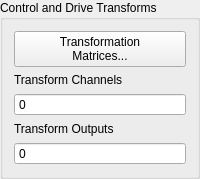
        <widget class="QGroupBox" name="transformation_matrices_groupbox">
         <property name="title">
          <string>Control and Drive Transforms</string>
         </property>
         <layout class="QVBoxLayout" name="verticalLayout_6">
          <item>
           <widget class="QPushButton" name="transformation_matrices_button">
            <property name="toolTip">
             <string>&lt;html&gt;&lt;head/&gt;&lt;body&gt;&lt;p&gt;&lt;span style=&quot; font-weight:600;&quot;&gt;Transformation Matrices...&lt;/span&gt;&lt;/p&gt;&lt;p&gt;Open the transformation matrix dialog to allow specification of transformations to virtual control or virtual excitation channels.&lt;/p&gt;&lt;/body&gt;&lt;/html&gt;</string>
            </property>
            <property name="text">
             <string>Transformation
Matrices...</string>
            </property>
           </widget>
          </item>
          <item>
           <layout class="QVBoxLayout" name="transform_channels_layout">
            <item>
             <widget class="QLabel" name="transform_channels_label">
              <property name="text">
               <string>Transform Channels</string>
              </property>
             </widget>
            </item>
            <item>
             <widget class="QSpinBox" name="transform_channels_display">
              <property name="enabled">
               <bool>true</bool>
              </property>
              <property name="toolTip">
               <string>&lt;html&gt;&lt;head/&gt;&lt;body&gt;&lt;p&gt;&lt;span style=&quot; font-weight:600;&quot;&gt;Transform Controls&lt;/span&gt;&lt;/p&gt;&lt;p&gt;A display showing the number of virtual control channels in the environment due to transformation matrices applied to the physical control channels.&lt;/p&gt;&lt;/body&gt;&lt;/html&gt;</string>
              </property>
              <property name="readOnly">
               <bool>true</bool>
              </property>
              <property name="buttonSymbols">
               <enum>QAbstractSpinBox::NoButtons</enum>
              </property>
              <property name="prefix">
               <string/>
              </property>
              <property name="maximum">
               <number>1000000</number>
              </property>
             </widget>
            </item>
           </layout>
          </item>
          <item>
           <layout class="QVBoxLayout" name="transform_outputs_layout">
            <item>
             <widget class="QLabel" name="transform_outputs_label">
              <property name="text">
               <string>Transform Outputs</string>
              </property>
             </widget>
            </item>
            <item>
             <widget class="QSpinBox" name="transform_outputs_display">
              <property name="enabled">
               <bool>true</bool>
              </property>
              <property name="toolTip">
               <string>&lt;html&gt;&lt;head/&gt;&lt;body&gt;&lt;p&gt;&lt;span style=&quot; font-weight:600;&quot;&gt;Transform Outputs&lt;/span&gt;&lt;/p&gt;&lt;p&gt;A display showing the number of virtual excitation channels in the environment due to transformation matrices applied to the physical excitation channels.&lt;/p&gt;&lt;/body&gt;&lt;/html&gt;</string>
              </property>
              <property name="readOnly">
               <bool>true</bool>
              </property>
              <property name="buttonSymbols">
               <enum>QAbstractSpinBox::NoButtons</enum>
              </property>
              <property name="prefix">
               <string/>
              </property>
              <property name="maximum">
               <number>1000000</number>
              </property>
             </widget>
            </item>
           </layout>
          </item>
         </layout>
        </widget>
